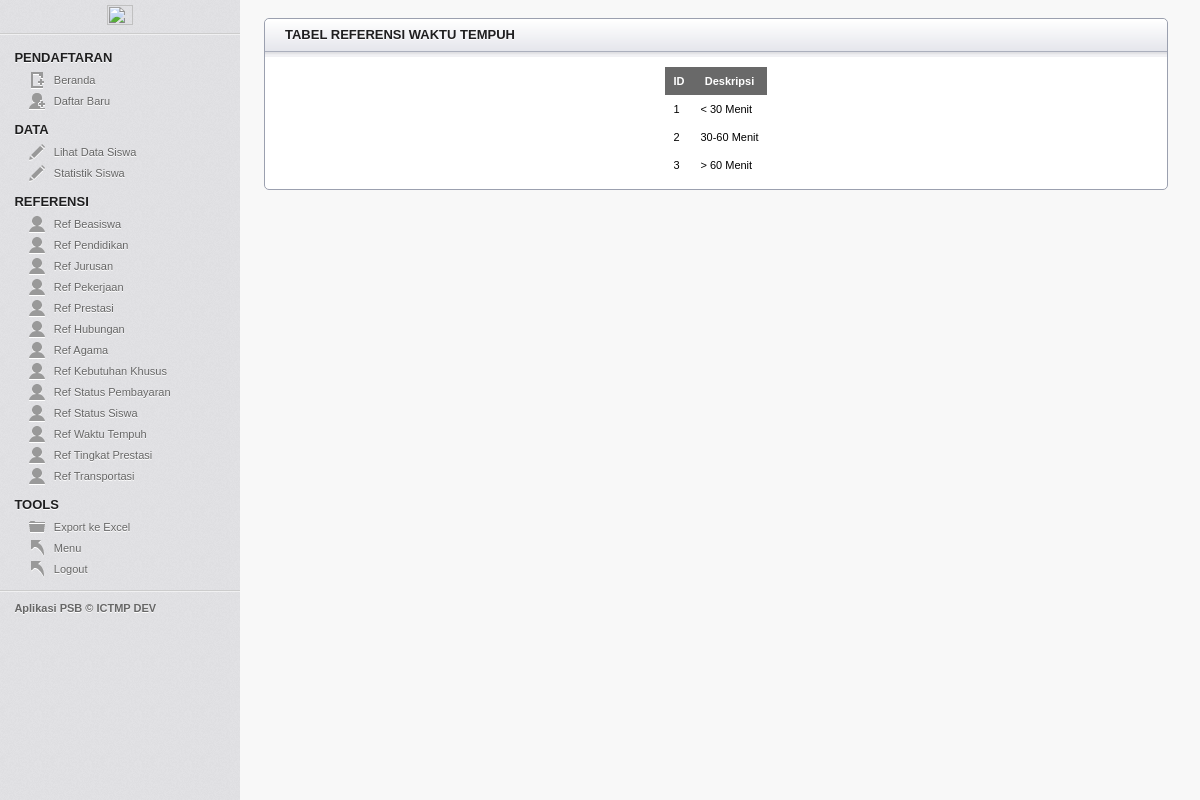
Screenshot of /pendaftaran/index.php?p=t_waktutempuh (signed in) with the database file from the repository.
### tables this page shows
CREATE TABLE `ref_time_spent` (
  `id_time_spent` varchar(5) NOT NULL,
  `detail` varchar(99) NOT NULL
);

### pendaftaran/t_waktutempuh.php (the view, shortened to what this page needs)
<?php
	$sql = "SELECT * FROM ref_time_spent";
	$result = mysqli_query($con, $sql)or die('Error');
	if(isset($_SESSION['signed_in']) && $_SESSION['signed_in'] == true)
	{
		echo '	<article class="module">
					<header><h3>TABEL REFERENSI WAKTU TEMPUH</h3></header>
					<div class="module_content">
						<table class="tbl_data" border="0" align="center">
							<tr>
								<th>ID</th>
								<th>Deskripsi</th>
							</tr>';
								while ($data = mysqli_fetch_array($result)) {
									echo '
										<tr>
											<td>'.$data["id_time_spent"].'</td>
											<td>'.$data["detail"].'</td>
										</tr>
									';
								}
		echo '
						</table>
					</div>
				</article>
			</section>
		';
	}
?>

### pendaftaran/css/layout.css (style rules this page uses)
html, body, div, map, dt, isindex, form, header, aside, section, section, article, footer { display: block; }
html, body { height: 100%; margin: 0; padding: 0; font-family: Verdana, Helvetica, Arial, sans-serif; background: #F8F8F8; font-size: 11px; }
#main h3 { color: #1F1F20; text-transform: uppercase; text-shadow: 0 1px 0 #fff; font-size: 13px; margin: 8px 20px; }
.module { border: 1px solid #9BA0AF; width: auto; margin-right: 20px; margin-top: 20px; -webkit-border-radius: 5px; -moz-border-radius: 5px; border-radius: 5px; background: #ffffff; }
.module header h3 { display: block; margin: 10px 20px; width: auto; float: left; }
.module header { height: 38px; width: 100%; background: #F1F1F4 url(../images/secondary_bar.png) repeat-x; -webkit-border-top-left-radius: 5px; -webkit-border-top-right-radius: 5px; -moz-border-radius-top-left: 5px; -moz-border-radius-top-right: 5px; border-top-left-radius: 5px; border-top-right-radius: 5px; }
.module_content { margin: 10px 20px; color: #666; }
table.tbl_data { border-collapse: collapse; color: black; }
.tbl_data th { background-color: #696969; color: #ffffff; text-align: center; padding: 8px; }
.tbl_data td { padding: 8px; text-align: left; }

### rows the page displays
ref_time_spent: id_time_spent "1", detail "< 30 Menit"
ref_time_spent: id_time_spent "2", detail "30-60 Menit"
ref_time_spent: id_time_spent "3", detail "> 60 Menit"
